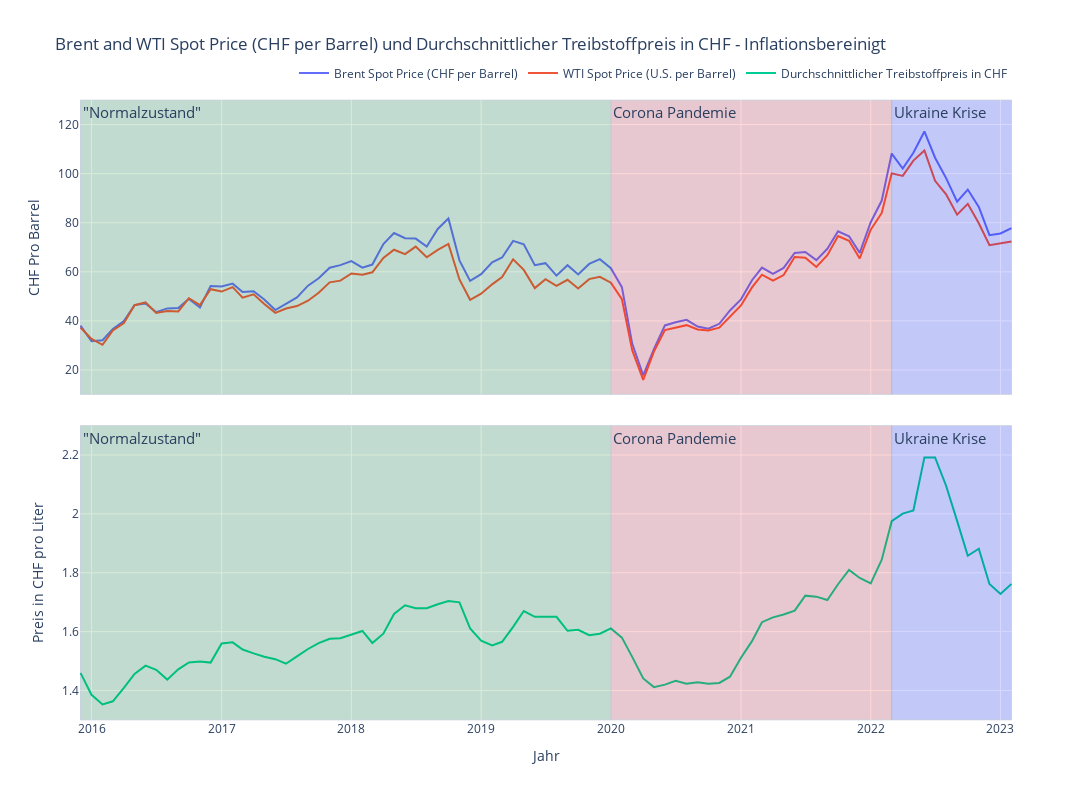

Notebook source saved alongside this figure:
### Code cell
# create 2 subplots 
fig = make_subplots(rows=2, cols=1, shared_xaxes=True, vertical_spacing=0.05)
# add traces
fig.add_trace(go.Scatter(x=df_story["Month"], y=df_story["Brent Spot Price (CHF per Barrel)"], name="Brent Spot Price (CHF per Barrel)"), row=1, col=1)
fig.add_trace(go.Scatter(x=df_story["Month"], y=df_story["WTI Spot Price (CHF per Barrel)"], name="WTI Spot Price (U.S. per Barrel)"), row=1, col=1)
fig.add_trace(go.Scatter(x=df_story["Month"], y=df_story["Durchschnittlicher Treibstoffpreis in CHF"], name="Durchschnittlicher Treibstoffpreis in CHF"), row=2, col=1)
# legend on bottom left
fig.update_layout(legend=dict(
    orientation="h",
    yanchor="bottom",
    y=1.02,
    xanchor="right",
    x=1
))
# y to 2.5
# y for first plot to 150
fig.update_layout(yaxis=dict(range=[10, 130]), yaxis2=dict(range=[1.3, 2.3]))
fig.update_xaxes(title_text="Jahr")
fig.update_yaxes(title_text="CHF Pro Barrel", row=1, col=1)
fig.update_yaxes(title_text="Preis in CHF pro Liter", row=2, col=1)
# remove yaxis2 title
fig.update_xaxes(title_text="", row=1, col=1)
# add title
fig.update_layout(title_text="Brent and WTI Spot Price (CHF per Barrel) und Durchschnittlicher Treibstoffpreis in CHF - Inflationsbereinigt")
fig.add_vrect(x0="2020-01", x1="2022-03", fillcolor="red", opacity=0.15, line_width=1.0, annotation_text="Corona Pandemie", annotation_position="top left", annotation=dict(font_size=15))
fig.add_vrect(x0="2022-03", x1="2023-02", fillcolor="blue", opacity=0.15, line_width=1.0, annotation_text="Ukraine Krise", annotation_position="top left", annotation=dict(font_size=15))
fig.add_vrect(x0="2015-12", x1="2020-01", fillcolor="green", opacity=0.15, line_width=1.0, annotation_text="\"Normalzustand\"", annotation_position="top left", annotation=dict(font_size=15))
# Change plot size
fig.update_layout(height=800, width=1500)
fig.show()
# export as html
fig.write_html("Brent and WTI Spot Price (CHF per Barrel) und Durchschnittlicher Treibstoffpreis in CHF - Inflationsbereinigt.html")

### Figure 1 — Plotly figure (JSON) as saved in the notebook; plotly's stock layout.template omitted (floating-point values rounded to 4 significant figures)
{"data": [{"name": "Brent Spot Price (CHF per Barrel)", "type": "scatter", "x": ["2015-12", "2016-01", "2016-02", "2016-03", "2016-04", "2016-05", "2016-06", "2016-07", "2016-08", "2016-09", "2016-10", "2016-11", "2016-12", "2017-01", "2017-02", "2017-03", "2017-04", "2017-05", "2017-06", "2017-07", "2017-08", "2017-09", "2017-10", "2017-11", "2017-12", "2018-01", "2018-02", "2018-03", "2018-04", "2018-05", "2018-06", "2018-07", "2018-08", "2018-09", "2018-10", "2018-11", "2018-12", "2019-01", "2019-02", "2019-03", "2019-04", "2019-05", "2019-06", "2019-07", "2019-08", "2019-09", "2019-10", "2019-11", "2019-12", "2020-01", "2020-02", "2020-03", "2020-04", "2020-05", "2020-06", "2020-07", "2020-08", "2020-09", "2020-10", "2020-11", "2020-12", "2021-01", "2021-02", "2021-03", "2021-04", "2021-05", "2021-06", "2021-07", "2021-08", "2021-09", "2021-10", "2021-11", "2021-12", "2022-01", "2022-02", "2022-03", "2022-04", "2022-05", "2022-06", "2022-07", "2022-08", "2022-09", "2022-10", "2022-11", "2022-12", "2023-01", "2023-02"], "xaxis": "x", "y": [38.03, 31.68, 32.12, 36.72, 39.9, 46.43, 47.08, 43.55, 45.09, 45.24, 48.97, 45.45, 54.24, 53.99, 55.18, 51.74, 52.05, 48.7, 44.43, 46.85, 49.56, 54.36, 57.36, 61.67, 62.72, 64.32, 61.69, 62.94, 71.33, 75.77, 73.68, 73.52, 70.25, 77.46, 81.71, 64.66, 56.3, 59.05, 63.84, 65.82, 72.59, 71.23, 62.68, 63.52, 58.45, 62.69, 58.89, 63.2, 65.14, 61.46, 53.73, 30.76, 17.82, 28.45, 38.14, 39.47, 40.42, 37.67, 36.84, 38.81, 44.25, 48.77, 56.56, 61.71, 59.15, 61.59, 67.67, 68.06, 64.73, 69.39, 76.49, 74.45, 67.7, 80.18, 89.03, 108.2, 102.1, 108.5, 117.2, 106.5, 98.18, 88.56, 93.51, 86.45, 74.91, 75.59, 77.8], "yaxis": "y"}, {"name": "WTI Spot Price (U.S. per Barrel)", "type": "scatter", "x": ["2015-12", "2016-01", "2016-02", "2016-03", "2016-04", "2016-05", "2016-06", "2016-07", "2016-08", "2016-09", "2016-10", "2016-11", "2016-12", "2017-01", "2017-02", "2017-03", "2017-04", "2017-05", "2017-06", "2017-07", "2017-08", "2017-09", "2017-10", "2017-11", "2017-12", "2018-01", "2018-02", "2018-03", "2018-04", "2018-05", "2018-06", "2018-07", "2018-08", "2018-09", "2018-10", "2018-11", "2018-12", "2019-01", "2019-02", "2019-03", "2019-04", "2019-05", "2019-06", "2019-07", "2019-08", "2019-09", "2019-10", "2019-11", "2019-12", "2020-01", "2020-02", "2020-03", "2020-04", "2020-05", "2020-06", "2020-07", "2020-08", "2020-09", "2020-10", "2020-11", "2020-12", "2021-01", "2021-02", "2021-03", "2021-04", "2021-05", "2021-06", "2021-07", "2021-08", "2021-09", "2021-10", "2021-11", "2021-12", "2022-01", "2022-02", "2022-03", "2022-04", "2022-05", "2022-06", "2022-07", "2022-08", "2022-09", "2022-10", "2022-11", "2022-12", "2023-01", "2023-02"], "xaxis": "x", "y": [37.27, 32.68, 30.26, 36.09, 39.1, 46.4, 47.58, 43.26, 43.99, 43.86, 49.22, 46.45, 52.9, 51.94, 53.77, 49.47, 50.81, 46.91, 43.28, 45.06, 46.04, 48.23, 51.45, 55.7, 56.39, 59.32, 58.77, 59.8, 65.62, 68.98, 67.21, 70.28, 65.92, 68.96, 71.34, 56.89, 48.6, 51.09, 54.88, 57.87, 65.08, 60.77, 53.35, 57.0, 54.25, 56.73, 53.22, 57.02, 57.95, 55.55, 48.86, 28.06, 15.97, 27.45, 36.28, 37.15, 38.25, 36.49, 36.11, 37.21, 41.62, 46.3, 53.63, 58.8, 56.37, 58.65, 66.02, 65.75, 61.97, 66.74, 74.6, 72.64, 65.42, 77.16, 83.98, 100.1, 99.07, 105.3, 109.5, 97.07, 91.55, 83.28, 87.68, 79.79, 70.84, 71.57, 72.38], "yaxis": "y"}, {"name": "Durchschnittlicher Treibstoffpreis in CHF", "type": "scatter", "x": ["2015-12", "2016-01", "2016-02", "2016-03", "2016-04", "2016-05", "2016-06", "2016-07", "2016-08", "2016-09", "2016-10", "2016-11", "2016-12", "2017-01", "2017-02", "2017-03", "2017-04", "2017-05", "2017-06", "2017-07", "2017-08", "2017-09", "2017-10", "2017-11", "2017-12", "2018-01", "2018-02", "2018-03", "2018-04", "2018-05", "2018-06", "2018-07", "2018-08", "2018-09", "2018-10", "2018-11", "2018-12", "2019-01", "2019-02", "2019-03", "2019-04", "2019-05", "2019-06", "2019-07", "2019-08", "2019-09", "2019-10", "2019-11", "2019-12", "2020-01", "2020-02", "2020-03", "2020-04", "2020-05", "2020-06", "2020-07", "2020-08", "2020-09", "2020-10", "2020-11", "2020-12", "2021-01", "2021-02", "2021-03", "2021-04", "2021-05", "2021-06", "2021-07", "2021-08", "2021-09", "2021-10", "2021-11", "2021-12", "2022-01", "2022-02", "2022-03", "2022-04", "2022-05", "2022-06", "2022-07", "2022-08", "2022-09", "2022-10", "2022-11", "2022-12", "2023-01", "2023-02"], "xaxis": "x2", "y": [1.46, 1.386, 1.353, 1.364, 1.409, 1.456, 1.485, 1.471, 1.437, 1.472, 1.496, 1.499, 1.495, 1.56, 1.564, 1.539, 1.526, 1.515, 1.506, 1.491, 1.516, 1.541, 1.561, 1.576, 1.577, 1.589, 1.602, 1.562, 1.593, 1.66, 1.69, 1.68, 1.68, 1.693, 1.704, 1.699, 1.611, 1.57, 1.554, 1.566, 1.616, 1.67, 1.65, 1.65, 1.65, 1.603, 1.606, 1.588, 1.593, 1.611, 1.58, 1.514, 1.441, 1.412, 1.42, 1.433, 1.423, 1.428, 1.423, 1.426, 1.447, 1.511, 1.568, 1.632, 1.649, 1.658, 1.672, 1.722, 1.719, 1.707, 1.761, 1.81, 1.782, 1.764, 1.844, 1.975, 2.001, 2.011, 2.192, 2.192, 2.096, 1.976, 1.858, 1.882, 1.762, 1.728, 1.762], "yaxis": "y2"}], "layout": {"annotations": [{"font": {"size": 15}, "showarrow": false, "text": "Corona Pandemie", "x": "2020-01", "xanchor": "left", "xref": "x", "y": 1, "yanchor": "top", "yref": "y domain"}, {"font": {"size": 15}, "showarrow": false, "text": "Corona Pandemie", "x": "2020-01", "xanchor": "left", "xref": "x2", "y": 1, "yanchor": "top", "yref": "y2 domain"}, {"font": {"size": 15}, "showarrow": false, "text": "Ukraine Krise", "x": "2022-03", "xanchor": "left", "xref": "x", "y": 1, "yanchor": "top", "yref": "y domain"}, {"font": {"size": 15}, "showarrow": false, "text": "Ukraine Krise", "x": "2022-03", "xanchor": "left", "xref": "x2", "y": 1, "yanchor": "top", "yref": "y2 domain"}, {"font": {"size": 15}, "showarrow": false, "text": "\"Normalzustand\"", "x": "2015-12", "xanchor": "left", "xref": "x", "y": 1, "yanchor": "top", "yref": "y domain"}, {"font": {"size": 15}, "showarrow": false, "text": "\"Normalzustand\"", "x": "2015-12", "xanchor": "left", "xref": "x2", "y": 1, "yanchor": "top", "yref": "y2 domain"}], "height": 800, "legend": {"orientation": "h", "x": 1, "xanchor": "right", "y": 1.02, "yanchor": "bottom"}, "shapes": [{"fillcolor": "red", "line": {"width": 1}, "opacity": 0.15, "type": "rect", "x0": "2020-01", "x1": "2022-03", "xref": "x", "y0": 0, "y1": 1, "yref": "y domain"}, {"fillcolor": "red", "line": {"width": 1}, "opacity": 0.15, "type": "rect", "x0": "2020-01", "x1": "2022-03", "xref": "x2", "y0": 0, "y1": 1, "yref": "y2 domain"}, {"fillcolor": "blue", "line": {"width": 1}, "opacity": 0.15, "type": "rect", "x0": "2022-03", "x1": "2023-02", "xref": "x", "y0": 0, "y1": 1, "yref": "y domain"}, {"fillcolor": "blue", "line": {"width": 1}, "opacity": 0.15, "type": "rect", "x0": "2022-03", "x1": "2023-02", "xref": "x2", "y0": 0, "y1": 1, "yref": "y2 domain"}, {"fillcolor": "green", "line": {"width": 1}, "opacity": 0.15, "type": "rect", "x0": "2015-12", "x1": "2020-01", "xref": "x", "y0": 0, "y1": 1, "yref": "y domain"}, {"fillcolor": "green", "line": {"width": 1}, "opacity": 0.15, "type": "rect", "x0": "2015-12", "x1": "2020-01", "xref": "x2", "y0": 0, "y1": 1, "yref": "y2 domain"}], "title": {"text": "Brent and WTI Spot Price (CHF per Barrel) und Durchschnittlicher Treibstoffpreis in CHF - Inflationsbereinigt"}, "width": 1500, "xaxis": {"anchor": "y", "domain": [0, 1], "matches": "x2", "showticklabels": false, "title": {"text": ""}}, "xaxis2": {"anchor": "y2", "domain": [0, 1], "title": {"text": "Jahr"}}, "yaxis": {"anchor": "x", "domain": [0.525, 1], "range": [10, 130], "title": {"text": "CHF Pro Barrel"}}, "yaxis2": {"anchor": "x2", "domain": [0, 0.475], "range": [1.3, 2.3], "title": {"text": "Preis in CHF pro Liter"}}}}
